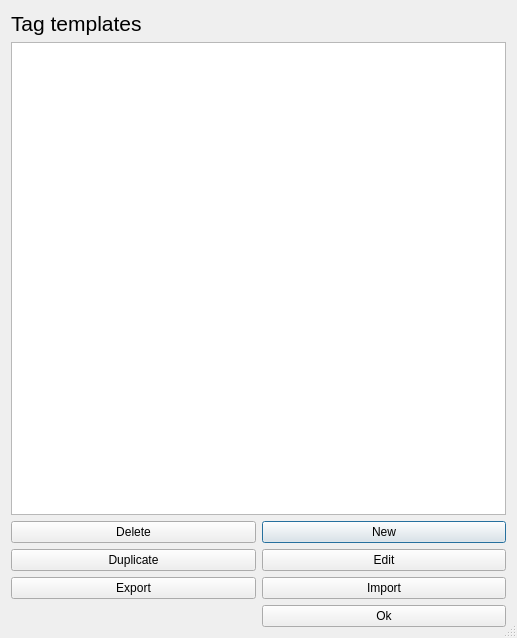
<?xml version="1.0" encoding="UTF-8"?>
<ui version="4.0">
 <class>TemplateManager</class>
 <widget class="QDialog" name="TemplateManager">
  <property name="windowModality">
   <enum>Qt::ApplicationModal</enum>
  </property>
  <property name="geometry">
   <rect>
    <x>0</x>
    <y>0</y>
    <width>517</width>
    <height>638</height>
   </rect>
  </property>
  <property name="windowTitle">
   <string>Tag template manager</string>
  </property>
  <property name="sizeGripEnabled">
   <bool>true</bool>
  </property>
  <layout class="QGridLayout" name="gridLayout">
   <item row="0" column="0">
    <widget class="QLabel" name="label">
     <property name="font">
      <font>
       <pointsize>16</pointsize>
      </font>
     </property>
     <property name="text">
      <string>Tag templates</string>
     </property>
    </widget>
   </item>
   <item row="2" column="1">
    <widget class="QPushButton" name="NewBtn">
     <property name="text">
      <string>New</string>
     </property>
    </widget>
   </item>
   <item row="1" column="0" colspan="2">
    <widget class="QListView" name="templateList"/>
   </item>
   <item row="4" column="0">
    <widget class="QPushButton" name="ExportBtn">
     <property name="text">
      <string>Export</string>
     </property>
    </widget>
   </item>
   <item row="3" column="1">
    <widget class="QPushButton" name="EditBtn">
     <property name="text">
      <string>Edit</string>
     </property>
    </widget>
   </item>
   <item row="3" column="0">
    <widget class="QPushButton" name="DuplicateBtn">
     <property name="text">
      <string>Duplicate</string>
     </property>
    </widget>
   </item>
   <item row="4" column="1">
    <widget class="QPushButton" name="ImportBtn">
     <property name="text">
      <string>Import</string>
     </property>
    </widget>
   </item>
   <item row="2" column="0">
    <widget class="QPushButton" name="DeleteBtn">
     <property name="text">
      <string>Delete</string>
     </property>
    </widget>
   </item>
   <item row="5" column="1">
    <widget class="QPushButton" name="FinishBtn">
     <property name="text">
      <string>Ok</string>
     </property>
    </widget>
   </item>
  </layout>
 </widget>
 <tabstops>
  <tabstop>templateList</tabstop>
  <tabstop>DeleteBtn</tabstop>
  <tabstop>NewBtn</tabstop>
  <tabstop>DuplicateBtn</tabstop>
  <tabstop>EditBtn</tabstop>
  <tabstop>ExportBtn</tabstop>
  <tabstop>ImportBtn</tabstop>
  <tabstop>FinishBtn</tabstop>
 </tabstops>
 <resources/>
 <connections/>
</ui>
